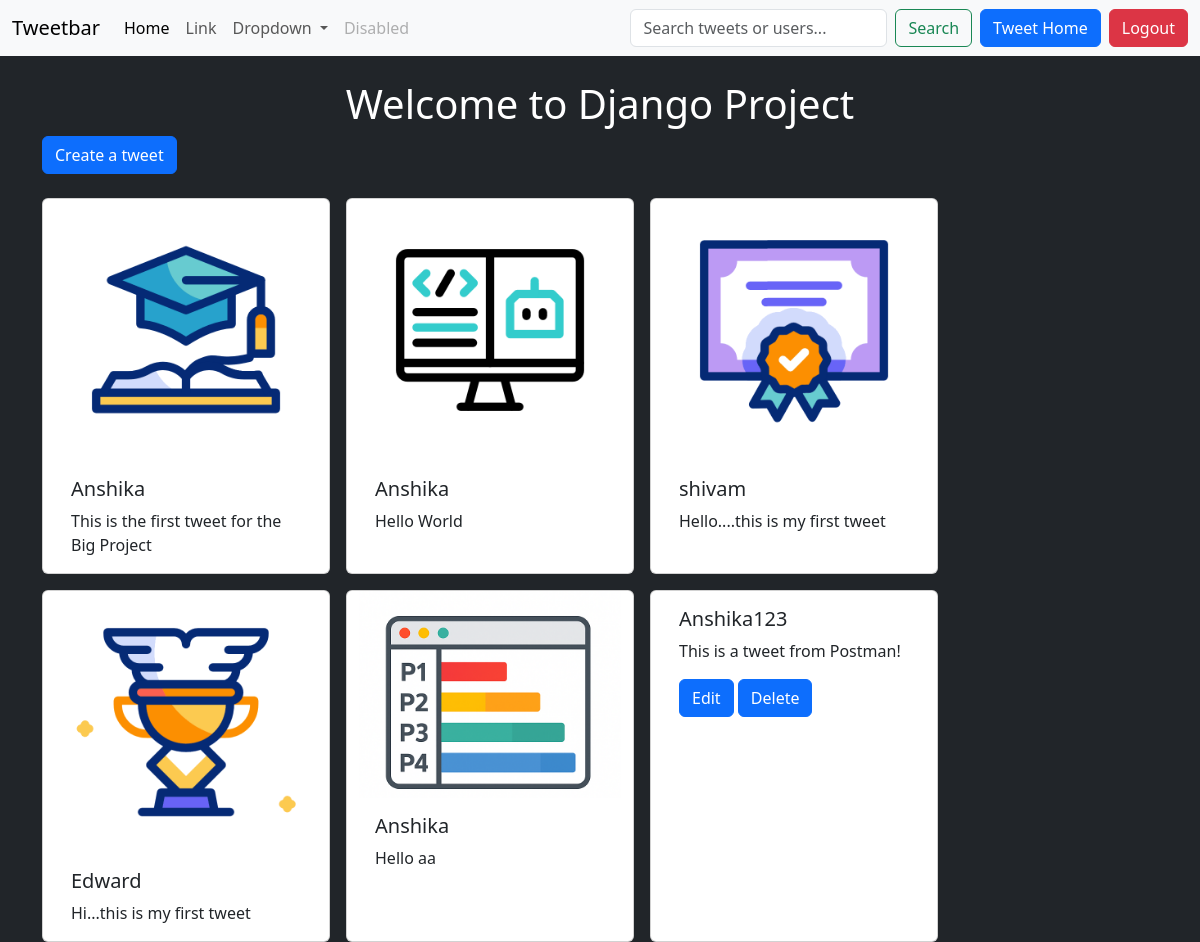
The page /tweet/ (signed in) on the database its author committed.
### tweet/models.py (models this page shows, shortened)
class Tweet(models.Model):
    user = models.ForeignKey(User, on_delete=models.CASCADE)
    text = models.TextField(max_length = 240)
    photo = models.ImageField(upload_to='photos/', blank=True, null=True)
    created_at = models.DateTimeField(auto_now_add=True)
    updated_at = models.DateTimeField(auto_now=True)

### tweet/views.py (the view)
# urls.py: path("", views.tweet_list, name='tweet_list'),
def tweet_list(request):
    query = request.GET.get('q')
    if query:
        tweets = Tweet.objects.filter(
            Q(text__icontains = query) |
            Q(user__username__icontains = query)
        ).order_by('created_at')
    else:
        tweets = Tweet.objects.all().order_by('created_at')
    return render(request, 'tweet_list.html', {'tweets' : tweets})

### tweet/templates/tweet_list.html (shortened to what this page needs)
{% extends "layout.html" %}
{% block content %}
<h1 class="text-center text-white mt-4">Welcome to Django Project</h1>
<a class="btn btn-primary mb-4" href="{% url 'tweet_create'%}">Create a tweet</a>
{% if tweets %}
<div class="container row gap-3">
    {% for tweet in tweets %}
    <div class="card" style="width: 18rem;">
        {% if tweet.photo %}
        <img src="{{ tweet.photo.url }}" class="img-fluid" alt="Tweet Image">
        {% endif %}
        <div class="card-body">
            <h5 class="card-title">{{ tweet.user.username }}</h5>
            <p class="card-text">{{ tweet.text }}</p>
            {% if tweet.user == user %}
            <a href="{% url 'tweet_edit' tweet.id %}" class="btn btn-primary">Edit</a>
            <a href="{% url 'tweet_delete' tweet.id %}" class="btn btn-primary">Delete</a>
            {% endif %}
        </div>
    </div>
    {% endfor %}
</div>
{% else %}
    <h4 class="text-center text-warning mt-4">No tweets found for your search.</h4>
{% endif %}
{% endblock %}

### rows shown on the page
Tweet: photo (picture), user.username "Anshika", text "This is the first tweet for the Big Project"
Tweet: photo (picture), user.username "Anshika", text "Hello World"
Tweet: photo (picture), user.username "shivam", text "Hello....this is my first tweet"
Tweet: photo (picture), user.username "Edward", text "Hi...this is my first tweet"
Tweet: photo (picture), user.username "Anshika", text "Hello aa"
Tweet: user.username "Anshika123", text "This is a tweet from Postman!", shows "Edit"
